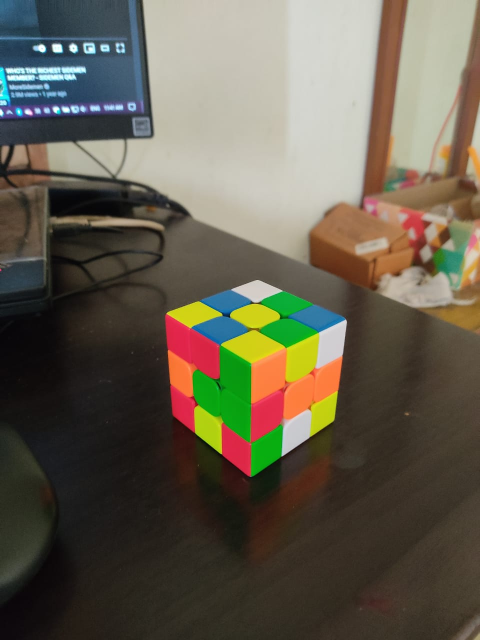
#> input picture Images/Rubiks_1.jpeg, 960 x 1280 px, found by its file name (shown at 1/2 size)
$ python thresholding.py
#> lines starting #> are read from the running program, lines starting #| are printed output that depends on the picture; after the words box and inside, x2 and y2 are one past the last pixel; in counts of white or black regions, pixels touching at a corner belong together
#> further down, img is the input picture: shape (1280, 960, 3); mean B, G, R 78.6, 93.8, 100.1
### Advance/color_spaces.py
import numpy as np
import cv2 as cv
import matplotlib.pyplot as plt


def rescaleFrame(frame, scale=0.5):
    # Works for images, videos, live videos
#> called with scale = 0.5
    width = int(frame.shape[1] * scale)
#> width = 480
    height = int(frame.shape[0] * scale)
#> height = 640
    dimensions = (width, height)
#> dimensions = (480, 640)
    return cv.resize(frame, dimensions, interpolation=cv.INTER_AREA)
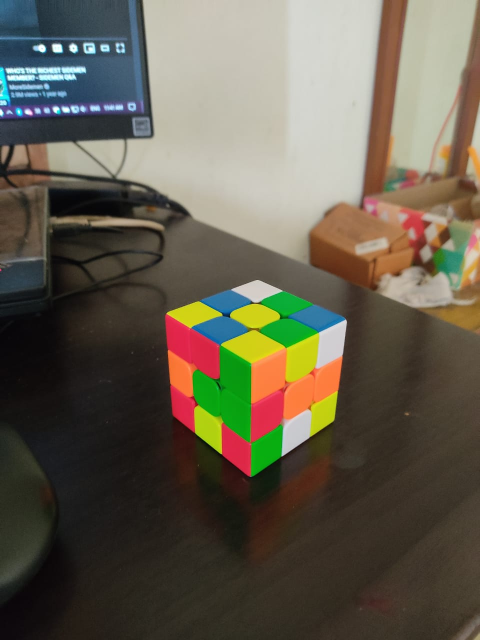
#> returned value: shape (640, 480, 3); mean of channels 0, 1, 2 78.8, 94, 100.2; drawn as B, G, R


# [29 lines of commented-out code are left out]

### Advance/thresholding.py
import numpy as np
import cv2 as cv
from color_spaces import rescaleFrame

img = cv.imread("Images/Rubiks_1.jpeg")
img = rescaleFrame(img)

gray = cv.cvtColor(img, cv.COLOR_BGR2GRAY)
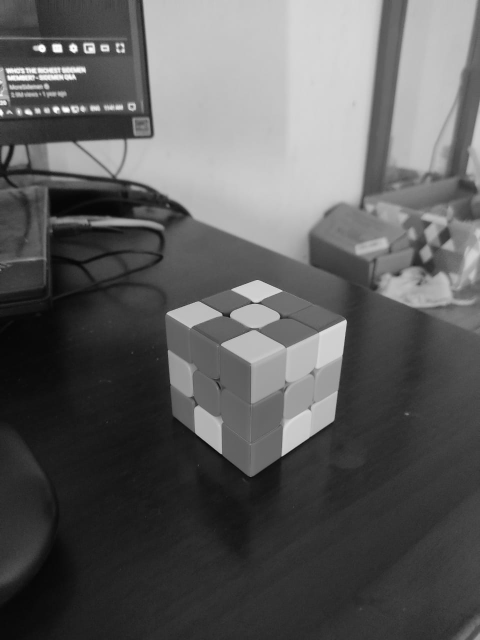
#> gray: shape (640, 480); min 5, max 255, mean 94.1
cv.imshow("Gray", gray)

# Simple thresholding
threshold, thresh = cv.threshold(gray, 150, 255, cv.THRESH_BINARY)
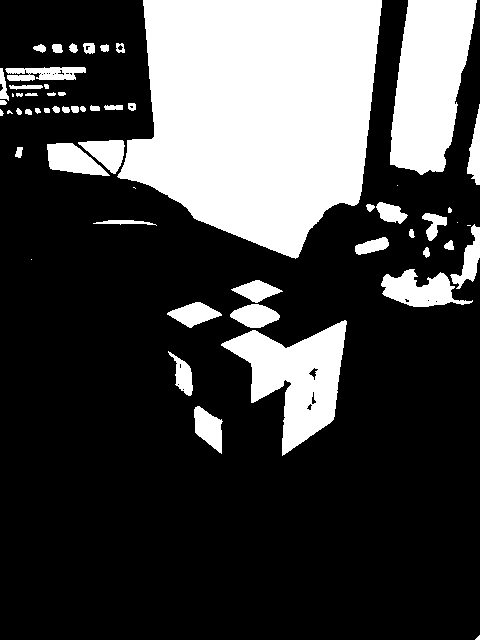
#> thresh: shape (640, 480); 26.8% white; 58 white regions (10 under 20 px), largest, box (x1, y1, x2, y2) and area: (117, 0, 382, 259) 50698, (390, 0, 477, 175) 10803, (221, 320, 347, 456) 7950
cv.imshow("thresh", thresh)

# Inversing the simple thresholding
threshold, thresh_inv = cv.threshold(gray, 150, 255, cv.THRESH_BINARY_INV)
cv.imshow("thresh_inv", thresh_inv)

# Adaptive Thresholding (somewhat like getting edges)
adaptive_thresh = cv.adaptiveThreshold(
    gray, 255, cv.ADAPTIVE_THRESH_MEAN_C, cv.THRESH_BINARY, 11, 9)
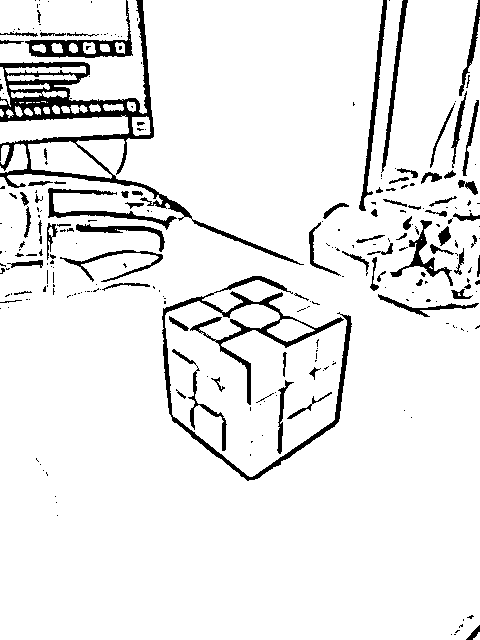
#> adaptive_thresh: shape (640, 480); 92.2% white; 260 black regions (180 under 20 px), largest, box (x1, y1, x2, y2) and area: (0, 0, 304, 265) 6781, (162, 276, 352, 481) 4116, (25, 0, 133, 58) 1249


cv.imshow("Adaptive Thresholding", adaptive_thresh)
cv.waitKey(0)
